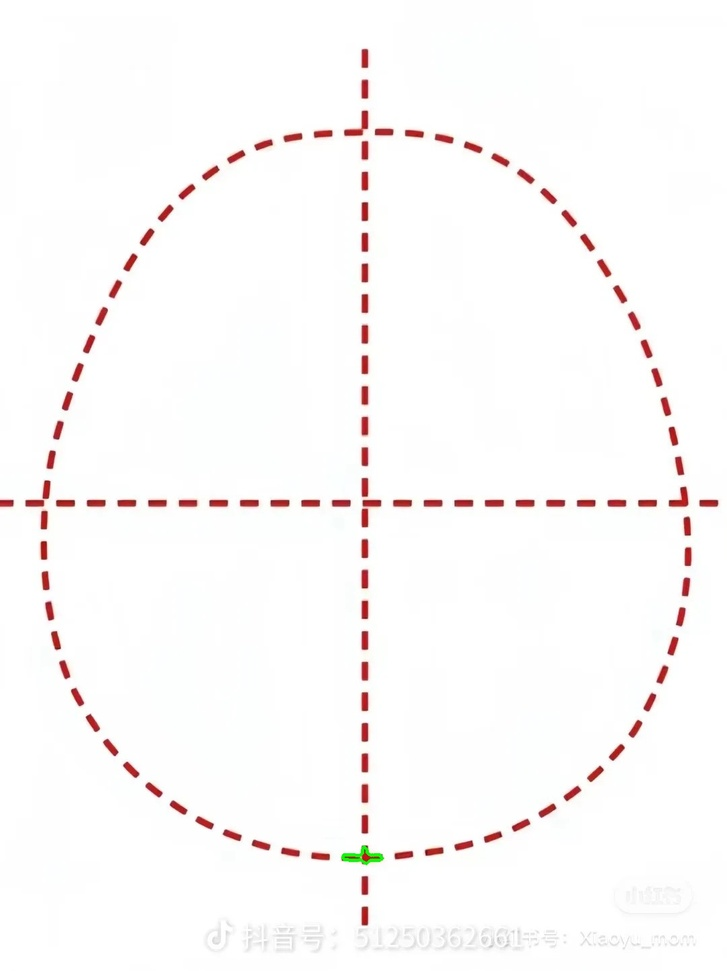
#> input picture 标准头型/top_extracted.jpg, 727 x 971 px, shrunk from 1080 x 1443 before the run, found by its file name
$ python analyze_green.py
#> lines starting #> are read from the running program, lines starting #| are printed output that depends on the picture; after the words box and inside, x2 and y2 are one past the last pixel; in counts of white or black regions, pixels touching at a corner belong together
import numpy as np
from PIL import Image
import matplotlib.pyplot as plt

def analyze_green_pixels(image_path):
    # 使用PIL读取图像
    try:
        pil_img = Image.open(image_path)
#> pil_img is the input picture: PIL image 727x971 RGB; mean R, G, B 252, 249.7, 249.4
        img = np.array(pil_img)
    except Exception as e:
        print(f"无法读取图像: {image_path}, 错误: {e}")
        return

    # 如果图像是RGBA，转换为RGB
    if img.shape[2] == 4:
        img = img[:, :, :3]

    # 转换为HSV颜色空间，以便更好地检测绿色
    # PIL使用RGB，需要先转换为HSV
    from colorsys import rgb_to_hsv

    # 创建HSV掩码
    h, w = img.shape[:2]
#> h = 971; w = 727
    mask = np.zeros((h, w), dtype=np.uint8)

    for y in range(h):
        for x in range(w):
            r, g, b = img[y, x] / 255.0
            hue, sat, val = rgb_to_hsv(r, g, b)
            # 绿色的HSV范围
            if 0.25 <= hue <= 0.45 and sat > 0.3 and val > 0.3:
                mask[y, x] = 255
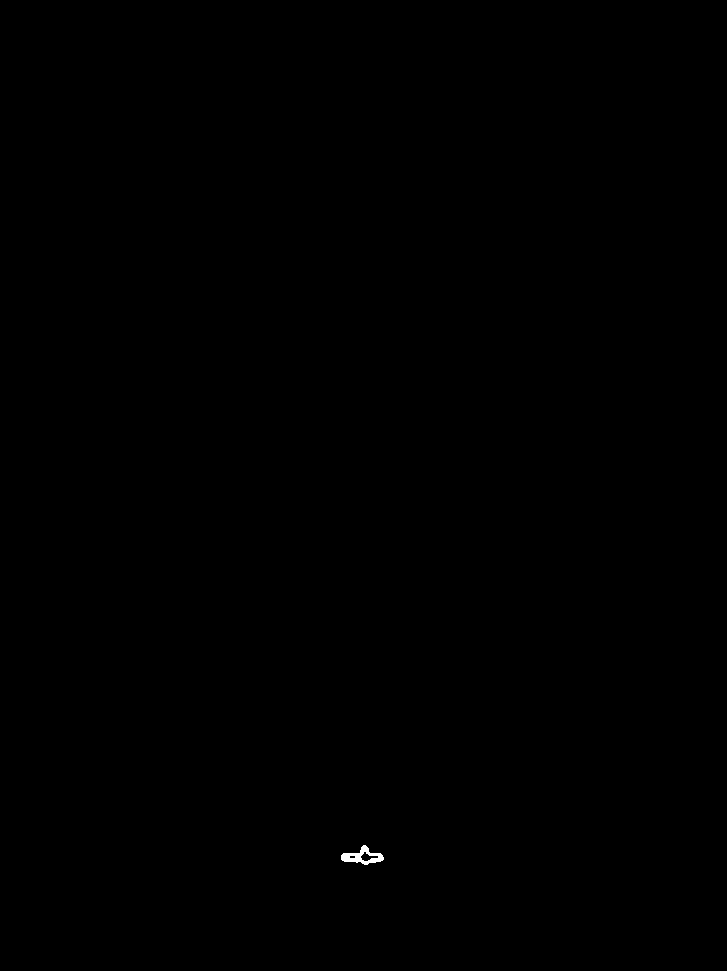
#> mask: shape (971, 727); 0.05% white; 1 white region, box (x1, y1, x2, y2) and area: (341, 845, 384, 865) 375

    # 找到绿色像素的坐标
    green_pixels = np.where(mask > 0)
#> green_pixels = 375 positions, rows 845 to 864, columns 341 to 383

    if len(green_pixels[0]) == 0:
        print("未检测到绿色像素")
        return

    # 计算绿色像素的边界框
    y_min, y_max = np.min(green_pixels[0]), np.max(green_pixels[0])
#> y_min = 845; y_max = 864
    x_min, x_max = np.min(green_pixels[1]), np.max(green_pixels[1])
#> x_min = 341; x_max = 383

    print(f"图像尺寸: {img.shape}")
#| 图像尺寸: (971, 727, 3)
    print(f"绿色像素数量: {len(green_pixels[0])}")
#| 绿色像素数量: 375
    print(f"绿色像素边界框: x=[{x_min}, {x_max}], y=[{y_min}, {y_max}]")
#| 绿色像素边界框: x=[341, 383], y=[845, 864]

    # 分析垂直和水平分布
    # 垂直分布（y轴）
    y_hist = np.sum(mask > 0, axis=1)
#> y_hist = 971 values, max 37 at index 860, min 0 at index 0, mean 0.386
    # 水平分布（x轴）
    x_hist = np.sum(mask > 0, axis=0)
#> x_hist = 727 values, max 14 at index 361, min 0 at index 0, mean 0.516

    # 找到峰值（可能对应十字线）
    y_peaks = np.where(y_hist > np.max(y_hist) * 0.5)[0]
#> y_peaks = [853, 854, 855, 856, 857, 858, 859, 860, 861]
    x_peaks = np.where(x_hist > np.max(x_hist) * 0.5)[0]
#> x_peaks = 29 values from 343 to 380

    print(f"垂直方向主要位置 (y): {y_peaks[:10]}... (共{len(y_peaks)}个)")
#> (printed output is left out)
    print(f"水平方向主要位置 (x): {x_peaks[:10]}... (共{len(x_peaks)}个)")
#> (printed output is left out)

    # 检查是否有连续的垂直线或水平线
    # 垂直线：在某个x位置有连续的绿色像素
    vertical_lines = []
    for x in range(x_min, x_max+1):
        column = mask[:, x]
        green_count = np.sum(column > 0)
        if green_count > img.shape[0] * 0.3:  # 如果超过30%的高度是绿色
            vertical_lines.append(x)
#> this loop made 43 passes
#> green_count on passes 1 to 12: 5, 7, 8, 9, 9, 9, 9, 9, 9, 7, 7, 7
#> after the loop, vertical_lines = []

    # 水平线：在某个y位置有连续的绿色像素
    horizontal_lines = []
    for y in range(y_min, y_max+1):
        row = mask[y, :]
        green_count = np.sum(row > 0)
        if green_count > img.shape[1] * 0.3:  # 如果超过30%的宽度是绿色
            horizontal_lines.append(y)
#> this loop made 20 passes
#> green_count on passes 1 to 12: 3, 5, 7, 8, 8, 9, 9, 8, 36, 35, 35, 20
#> after the loop, horizontal_lines = []

    print(f"检测到的垂直线位置 (x): {vertical_lines[:10]}... (共{len(vertical_lines)}个)")
#> (printed output is left out)
    print(f"检测到的水平线位置 (y): {horizontal_lines[:10]}... (共{len(horizontal_lines)}个)")
#> (printed output is left out)

    # 可视化
    plt.figure(figsize=(12, 6))
    plt.subplot(1, 3, 1)
    plt.imshow(img)
    plt.title('原始提取图像')

    plt.subplot(1, 3, 2)
    plt.imshow(mask, cmap='gray')
    plt.title('绿色掩码')

    plt.subplot(1, 3, 3)
    plt.plot(y_hist, range(len(y_hist)), label='垂直分布')
    plt.plot(x_hist, range(len(x_hist)), label='水平分布')
    plt.legend()
    plt.title('像素分布')

    plt.tight_layout()
    plt.savefig('green_analysis.jpg', dpi=150, bbox_inches='tight')
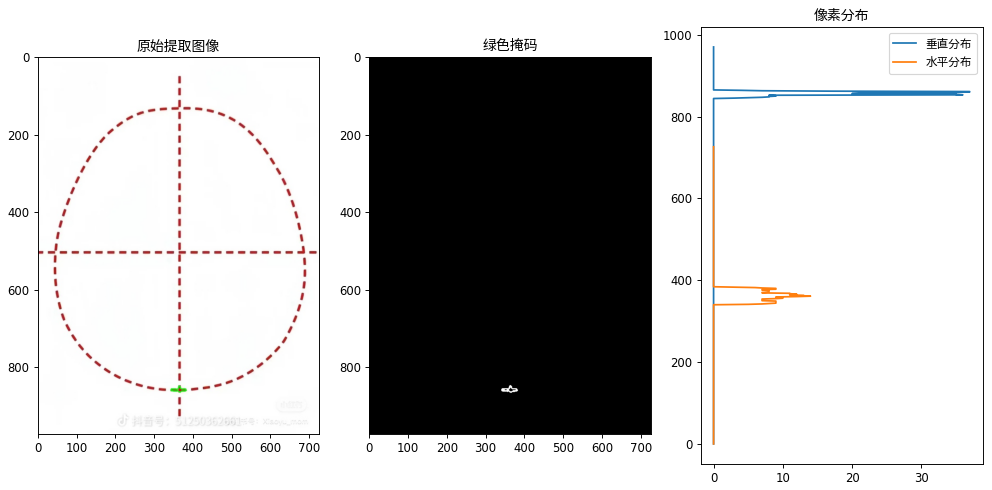
#> figure drawn by matplotlib, 3 panels
    plt.show()

    return {
        'green_pixels': len(green_pixels[0]),
        'bbox': (x_min, y_min, x_max, y_max),
        'vertical_lines': vertical_lines,
        'horizontal_lines': horizontal_lines
    }

if __name__ == "__main__":
    result = analyze_green_pixels(r"D:\baby-head-shape\标准头型\top_extracted.jpg")
#> result = {'green_pixels': 375, 'bbox': (341, 845, 383, 864), 'vertical_lines': [], 'horizontal_lines': []}
    print("\n分析完成，结果已保存到 green_analysis.jpg")

$ run again, with 标准头型/left_extracted.jpg copied over 标准头型/top_extracted.jpg
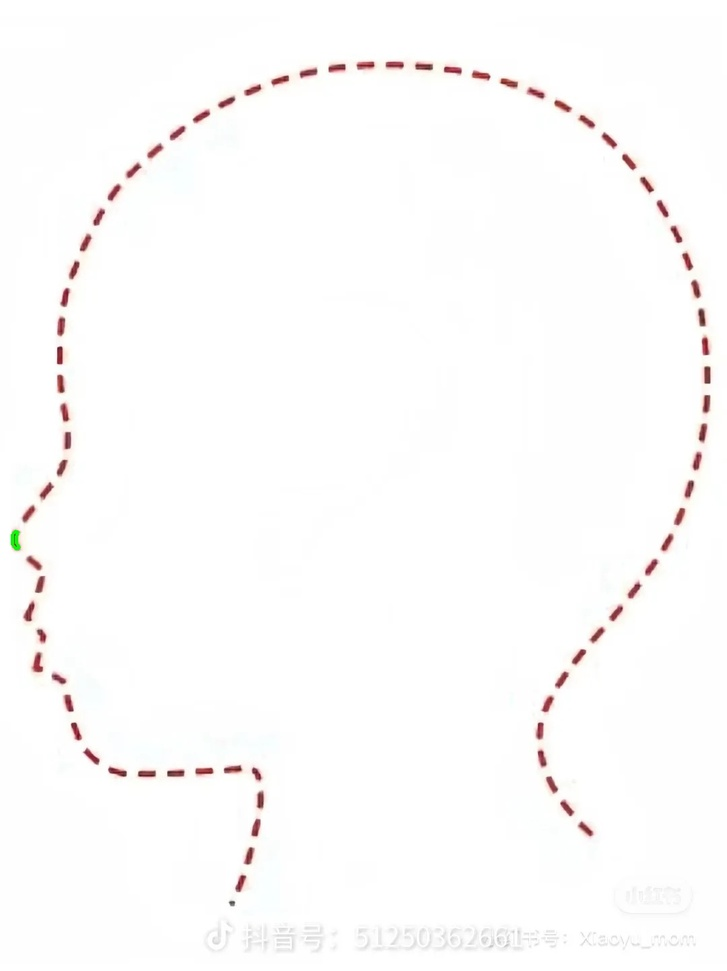
#> input picture 标准头型/left_extracted.jpg, 727 x 971 px, shrunk from 1080 x 1443 before the run, found by its file name
#> in analyze_green_pixels, pil_img is the input picture: PIL image 727x971 RGB; mean R, G, B 252.9, 251.8, 251.6
#> green_pixels = 178 positions, rows 529 to 550, columns 10 to 20
#> y_min = 529; y_max = 550
#> x_min = 10; x_max = 20
#| 图像尺寸: (971, 727, 3)
#| 绿色像素数量: 178
#| 绿色像素边界框: x=[10, 20], y=[529, 550]
#> y_hist = 971 values, max 10 at index 534, min 0 at index 0, mean 0.183
#> x_hist = 727 values, max 22 at index 15, min 0 at index 0, mean 0.245
#> y_peaks = 20 values from 530 to 549
#> x_peaks = [11, 12, 13, 14, 15, 16, 17, 18]
#> (printed output is left out)
#> (printed output is left out)
#> the loop in analyze_green_pixels, `for x in range(x_min, x_max+1):` made 11 passes
#> green_count on passes 1 to 8: 11, 13, 17, 19, 20, 22, 21, 21
#> after the loop in analyze_green_pixels, `for x in range(x_min, x_max+1):`: vertical_lines = []
#> the loop in analyze_green_pixels, `for y in range(y_min, y_max+1):` made 22 passes
#> green_count on passes 1 to 8: 1, 6, 8, 8, 9, 10, 9, 9
#> (printed output is left out)
#> (printed output is left out)
#> in analyze_green_pixels, `plt.savefig('green_analysis.jpg', dpi=150, bbox_inches='tight')`:
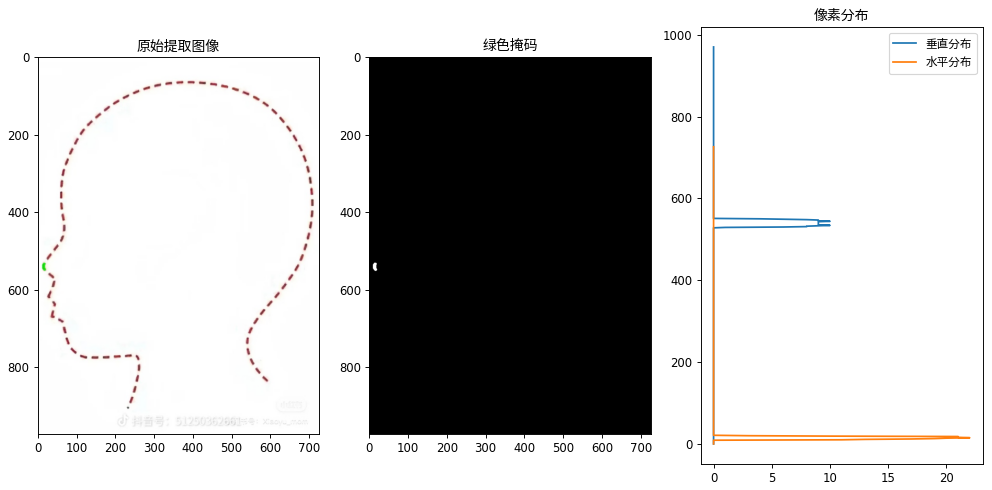
#> figure drawn by matplotlib, 3 panels
#> result = {'green_pixels': 178, 'bbox': (10, 529, 20, 550), 'vertical_lines': [], 'horizontal_lines': []}

$ run again, with 标准头型/right_extracted.jpg copied over 标准头型/top_extracted.jpg
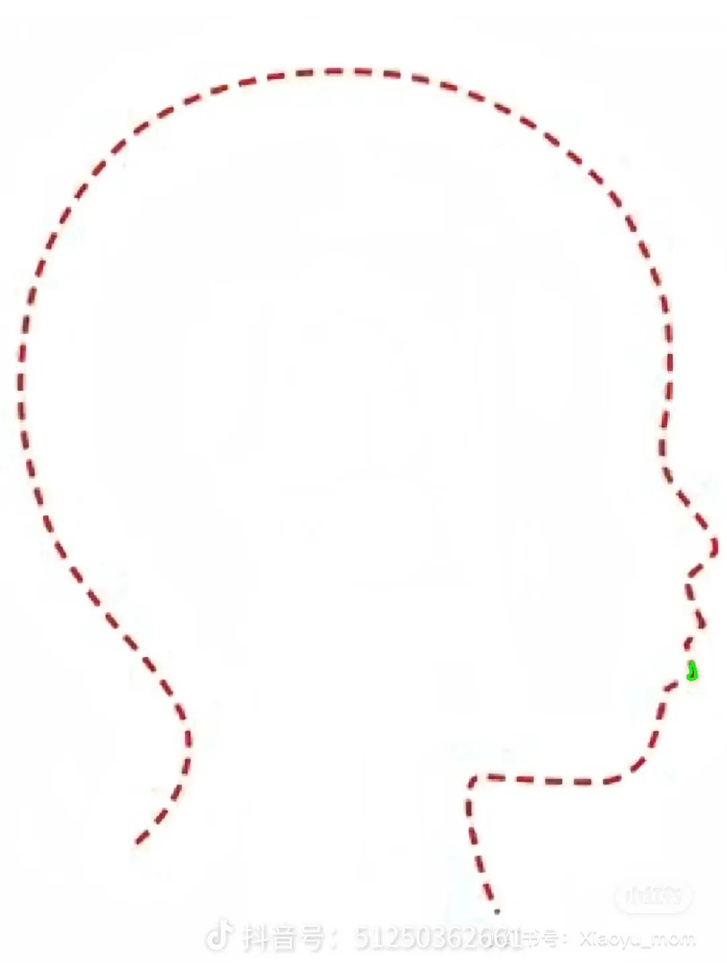
#> input picture 标准头型/right_extracted.jpg, 727 x 971 px, shrunk from 1080 x 1443 before the run, found by its file name
#> in analyze_green_pixels, pil_img is the input picture: PIL image 727x971 RGB; mean R, G, B 252.9, 251.7, 251.5
#> green_pixels = 168 positions, rows 660 to 681, columns 686 to 697
#> y_min = 660; y_max = 681
#> x_min = 686; x_max = 697
#| 图像尺寸: (971, 727, 3)
#| 绿色像素数量: 168
#| 绿色像素边界框: x=[686, 697], y=[660, 681]
#> y_hist = 971 values, max 12 at index 677, min 0 at index 0, mean 0.173
#> x_hist = 727 values, max 21 at index 690, min 0 at index 0, mean 0.231
#> y_peaks = [665, 666, 667, 668, 669, 670, 671, 672, 673, 674, 675, 676, 677, 678, 679, 680]
#> x_peaks = [688, 689, 690, 691, 692, 693, 694, 695, 696]
#> (printed output is left out)
#> (printed output is left out)
#> the loop in analyze_green_pixels, `for x in range(x_min, x_max+1):` made 12 passes
#> green_count on passes 1 to 8: 2, 6, 12, 17, 21, 19, 18, 17
#> after the loop in analyze_green_pixels, `for x in range(x_min, x_max+1):`: vertical_lines = []
#> the loop in analyze_green_pixels, `for y in range(y_min, y_max+1):` made 22 passes
#> green_count on passes 1 to 8: 1, 4, 5, 5, 6, 7, 8, 9
#> (printed output is left out)
#> (printed output is left out)
#> in analyze_green_pixels, `plt.savefig('green_analysis.jpg', dpi=150, bbox_inches='tight')`:
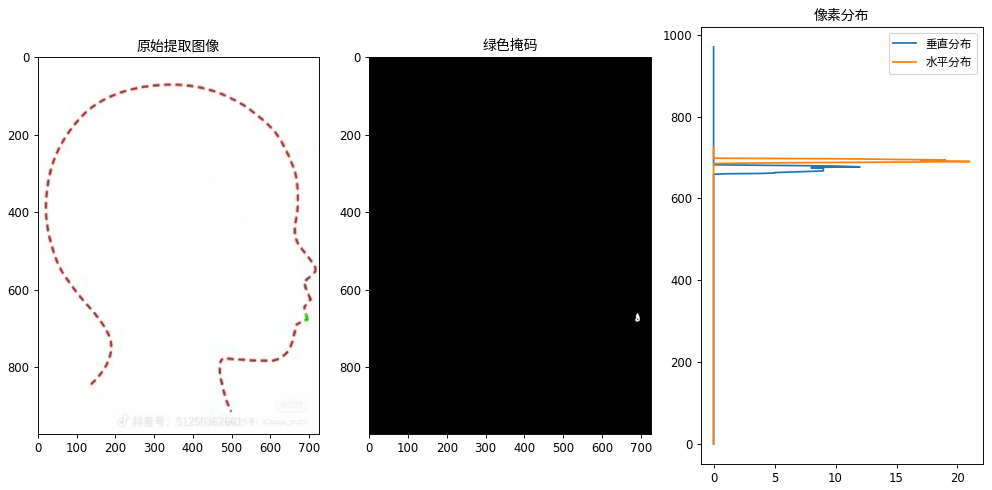
#> figure drawn by matplotlib, 3 panels
#> result = {'green_pixels': 168, 'bbox': (686, 660, 697, 681), 'vertical_lines': [], 'horizontal_lines': []}
